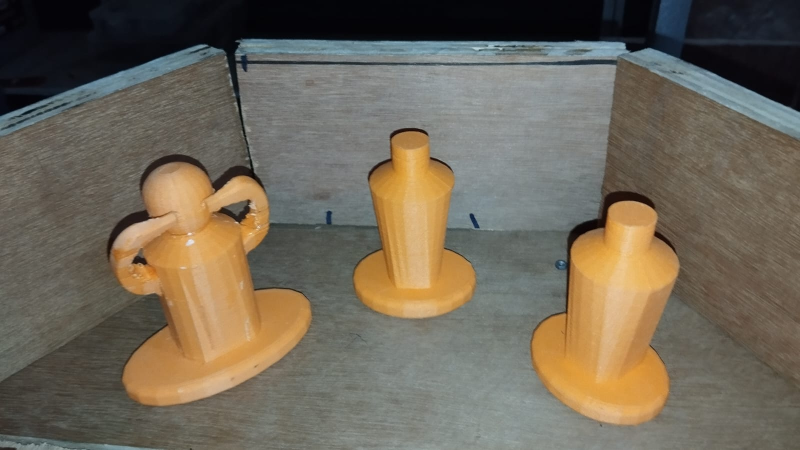
#> input picture g1.jpg, 1600 x 900 px (shown at 1/2 size)
$ python coba.py
#> lines starting #> are read from the running program, lines starting #| are printed output that depends on the picture; after the words box and inside, x2 and y2 are one past the last pixel; in counts of white or black regions, pixels touching at a corner belong together
import cv2

min_blue = 97
min_green = 88
min_red = 76
max_blue = 219
max_green = 255
max_red = 255
min_area_threshold = 400  # Adjust this value as per your requirement

frame = cv2.imread("g1.jpg")
#> frame is the input picture: shape (900, 1600, 3); mean B, G, R 88.8, 104, 112.8

# converting image into HSV color space as opencv reads image in BGR color model by default
hsv_frame = cv2.cvtColor(frame, cv2.COLOR_BGR2HSV)
#> hsv_frame: shape (900, 1600, 3); mean H, S, V 50.1, 66.6, 117
# getting the mask image from the HSV image using threshold values
mask = cv2.inRange(hsv_frame, (min_blue, min_green, min_red), (max_blue, max_green, max_red))
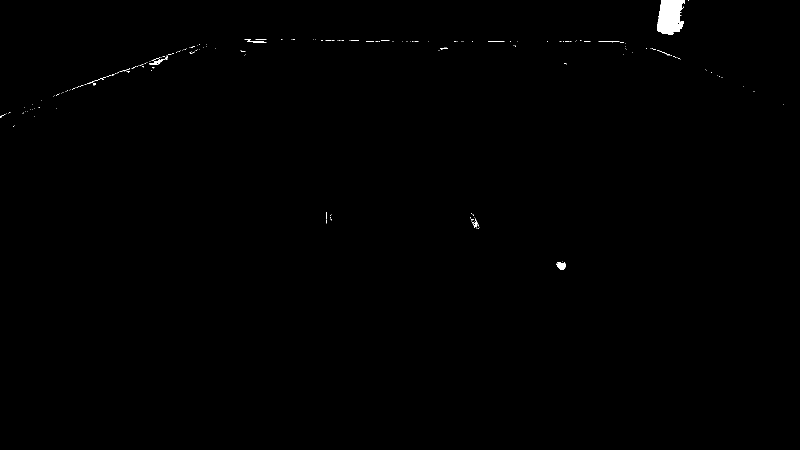
#> mask: shape (900, 1600) (shown at 1/2 size); 0.3% white; 197 white regions (183 under 20 px)
# extracting the contours of the object
contours, _ = cv2.findContours(mask, cv2.RETR_TREE, cv2.CHAIN_APPROX_NONE)
#> contours = 204 contours, 199 with area under 20; largest, box (x1, y1, x2, y2) and area: (1314, 0, 1370, 69) 2859, (1113, 524, 1132, 539) 174, (299, 118, 330, 130) 116, (489, 78, 533, 85) 54, (944, 437, 958, 456) 27
# sorting the contour based of area
contours = sorted(contours, key=cv2.contourArea, reverse=True)

for contour in contours:
# calculating area for each contour
    area = cv2.contourArea(contour)
#> this loop made 204 passes
#> area on passes 1 to 3: 2859, 174, 115.5
if area > min_area_threshold:
    # getting bounding box for contour if area exceeds threshold
    x_min, y_min, box_width, box_height = cv2.boundingRect(contour)
    # drawing a rectangle around the object with 15 as margin
    cv2.rectangle(frame, (x_min - 15, y_min - 15),
                    (x_min + box_width + 15, y_min + box_height + 15),
                    (0, 255, 0), 4)

# showing each frame of the video
cv2.imshow('frame', frame)
cv2.imshow('Mask Image', mask)

$ run again, with g2.jpg copied over g1.jpg
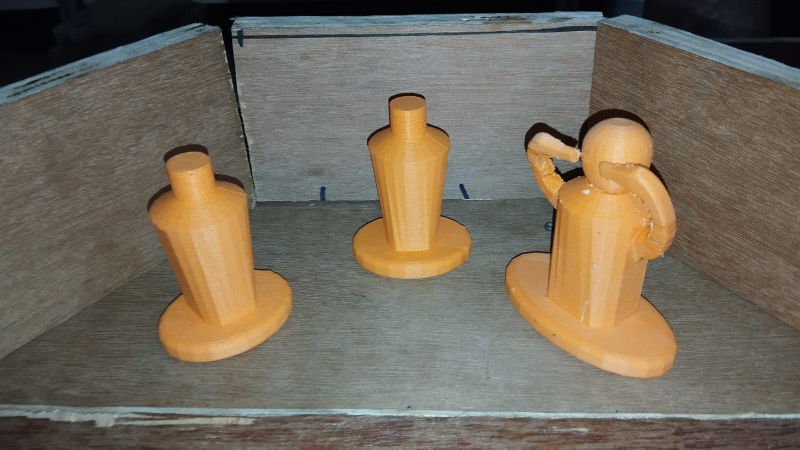
#> input picture g2.jpg, 1600 x 900 px (shown at 1/2 size)
#> frame is the input picture: shape (900, 1600, 3); mean B, G, R 91.2, 106.6, 116.4
#> hsv_frame: shape (900, 1600, 3); mean H, S, V 42.6, 61.2, 119.7
#> `mask = cv2.inRange(hsv_frame, (min_blue, min_green, min_red), (max_blu..`:
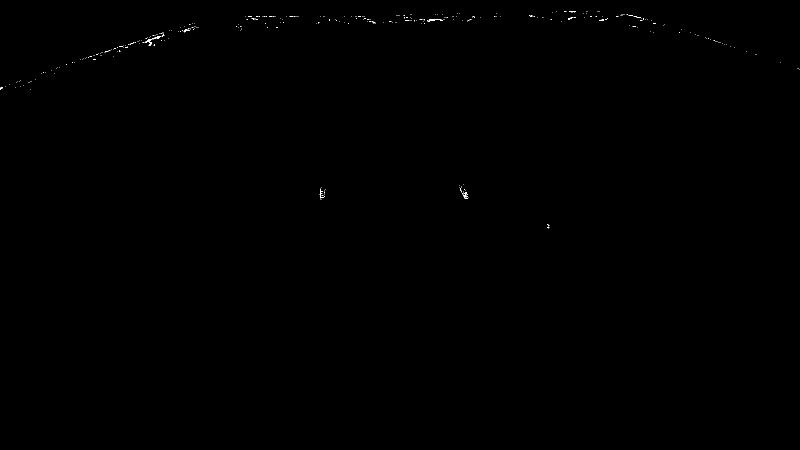
#> mask: shape (900, 1600) (shown at 1/2 size); 0.07% white in thin lines or dots, all inside (x1, y1, x2, y2) = (0, 23, 1600, 457)
#> contours = 320 contours, 318 with area under 20; largest, box (x1, y1, x2, y2) and area: (289, 72, 321, 87) 68, (855, 38, 886, 43) 29
#> the loop `for contour in contours:` made 320 passes
#> area on passes 1 to 2: 68, 29

$ run again, with g3.jpg copied over g1.jpg
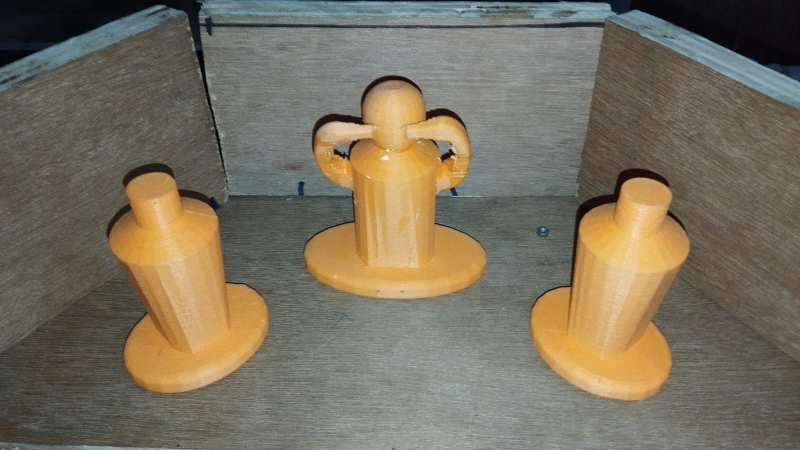
#> input picture g3.jpg, 1600 x 900 px (shown at 1/2 size)
#> frame is the input picture: shape (900, 1600, 3); mean B, G, R 94.9, 113.3, 121.5
#> hsv_frame: shape (900, 1600, 3); mean H, S, V 41.6, 58.2, 125.3
#> `mask = cv2.inRange(hsv_frame, (min_blue, min_green, min_red), (max_blu..`:
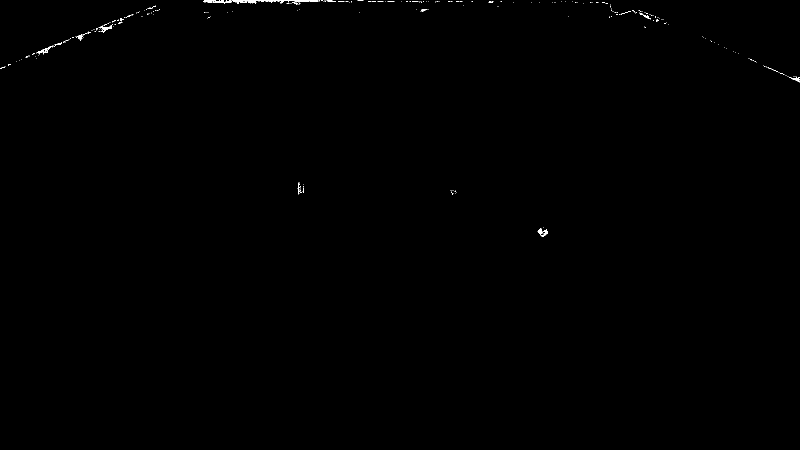
#> mask: shape (900, 1600) (shown at 1/2 size); 0.17% white in thin lines or dots, all inside (x1, y1, x2, y2) = (0, 0, 1600, 474)
#> contours = 264 contours, 255 with area under 20; largest, box (x1, y1, x2, y2) and area: (406, 0, 636, 9) 540, (72, 90, 107, 109) 114, (1075, 456, 1096, 474) 109, (201, 50, 224, 65) 90, (1578, 154, 1600, 165) 56
#> the loop `for contour in contours:` made 264 passes
#> area on passes 1 to 3: 539.5, 114, 109
